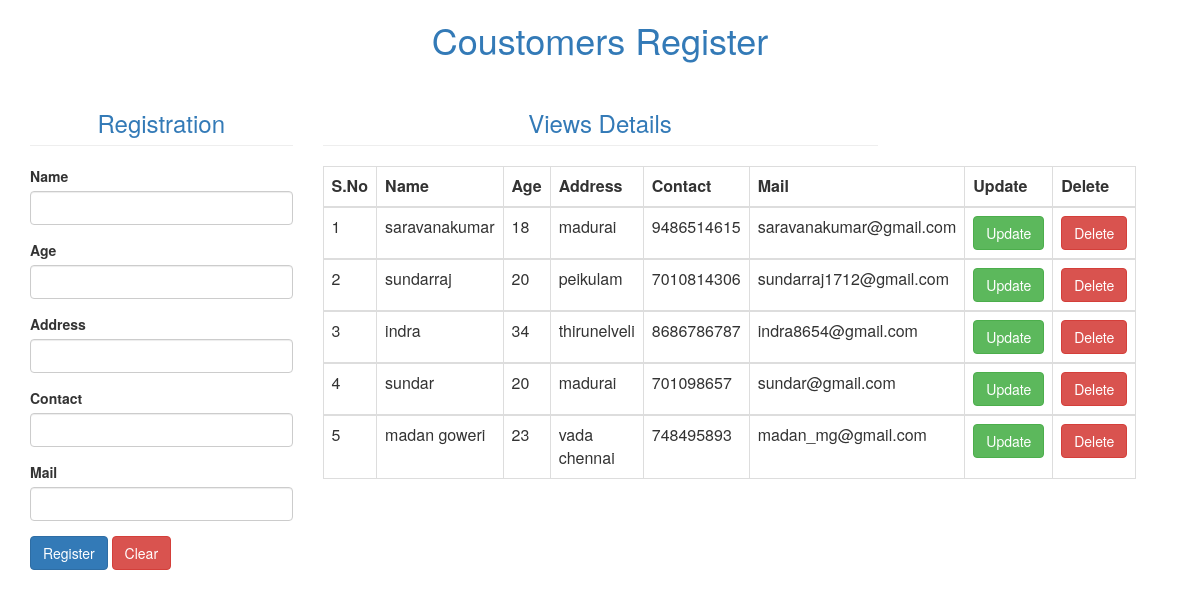
The page / on the database its author committed.
### home/models.py (models this page shows)
class Datas(models.Model):
    Name=models.CharField(max_length=20,default="")
    Age=models.IntegerField(default="")
    Address=models.CharField(max_length=50,default="")
    Contact=models.CharField(max_length=20,default="")
    Mail=models.CharField(max_length=50,default="")

### home/views.py (the view)
# urls.py: 2. Add a URL to urlpatterns:  path('', views.home, name='home')
def home(request):
    mydata=Datas.objects.all()
    if(mydata!=''):
        return render(request,'home.html',{'datas':mydata})
    else:
        return render(request,'home.html')

### templates/home.html (shortened to what this page needs)
<html>
    <head>
        {% load static %}
        <link rel="stylesheet" href="{% static 'bootstrap/css/bootstrap.min.css' %}">
    </head>
    <body>
        <center><h1 class="text-primary">Coustomers Register</h1></center>
        <div class="container-fluid">
            <div class="col-md-3 col-md-6">
                <form action="addData" method="POST" autocomplete="off">
                    <h3 class="page-header text-primary text-center">Registration</h3>
                    <div class="form-group">
                        <label>Name</label>
                        <input type="text" class="form-control" name="name">
                    </div>
                    <div class="form-group">
                        <label>Age</label>
                        <input type="number" class="form-control" name="age">
                    </div>
                    <div class="form-group">
                        <label>Address</label>
                        <input type="text" class="form-control" name="address">
                    </div>
                    <div class="form-group">
                        <label>Contact</label>
                        <input type="number" class="form-control" name="contact">
                    </div>
                    <div class="form-group">
                        <label>Mail</label>
                        <input type="text " class="form-control" name="mail">
                    </div>
                    <div>
                        <input type="submit" value="Register" class="btn btn-primary">
                        <input type="reset" value="Clear" class="btn btn-danger">
                    </div>
                </form>
            </div>
            <div class="col-md-6">
                {% if datas %}
                <h3 class="page-header text-primary text-center">Views Details</h3>
                <table class="table table-bordered">
                    <thead>
                        <tr>
                            <th>S.No</th>
                            <th>Name</th>
                            <th>Age</th>
                            <th>Address</th>
                            <th>Contact</th>
                            <th>Mail</th>
                            <th>Update</th>
                            <th>Delete</th>
                        </tr>
                    </thead>
                    {% for data in datas %}
                    <tbody>
                        <tr>
                            <td>{{forloop.counter}}</td>
                            <td>{{data.Name}}</td>
                            <td>{{data.Age}}</td>
                            <td>{{data.Address}}</td>
                            <td>{{data.Contact}}</td>
                            <td>{{data.Mail}}</td>
                            <td><a class="btn btn-success" href="updateData/{{data.id}}">Update</a></td>
                            <td><a class="btn btn-danger" href="deleteData/{{data.id}}">Delete</a></td>
                        </tr>
                    </tbody>
                    {% endfor %}
                </table>
                {% endif %}
            </div>
        </div>
    </body>
</html>

### rows shown on the page
Datas: Name "saravanakumar", Age "18", Address "madurai", Contact "9486514615", Mail "saravanakumar@gmail.com"
Datas: Name "sundarraj", Age "20", Address "peikulam", Contact "7010814306", Mail "sundarraj1712@gmail.com"
Datas: Name "indra", Age "34", Address "thirunelveli", Contact "8686786787", Mail "indra8654@gmail.com"
Datas: Name "sundar", Age "20", Address "madurai", Contact "701098657", Mail "sundar@gmail.com"
Datas: Name "madan goweri", Age "23", Address "vada chennai", Contact "748495893", Mail "madan_mg@gmail.com"
